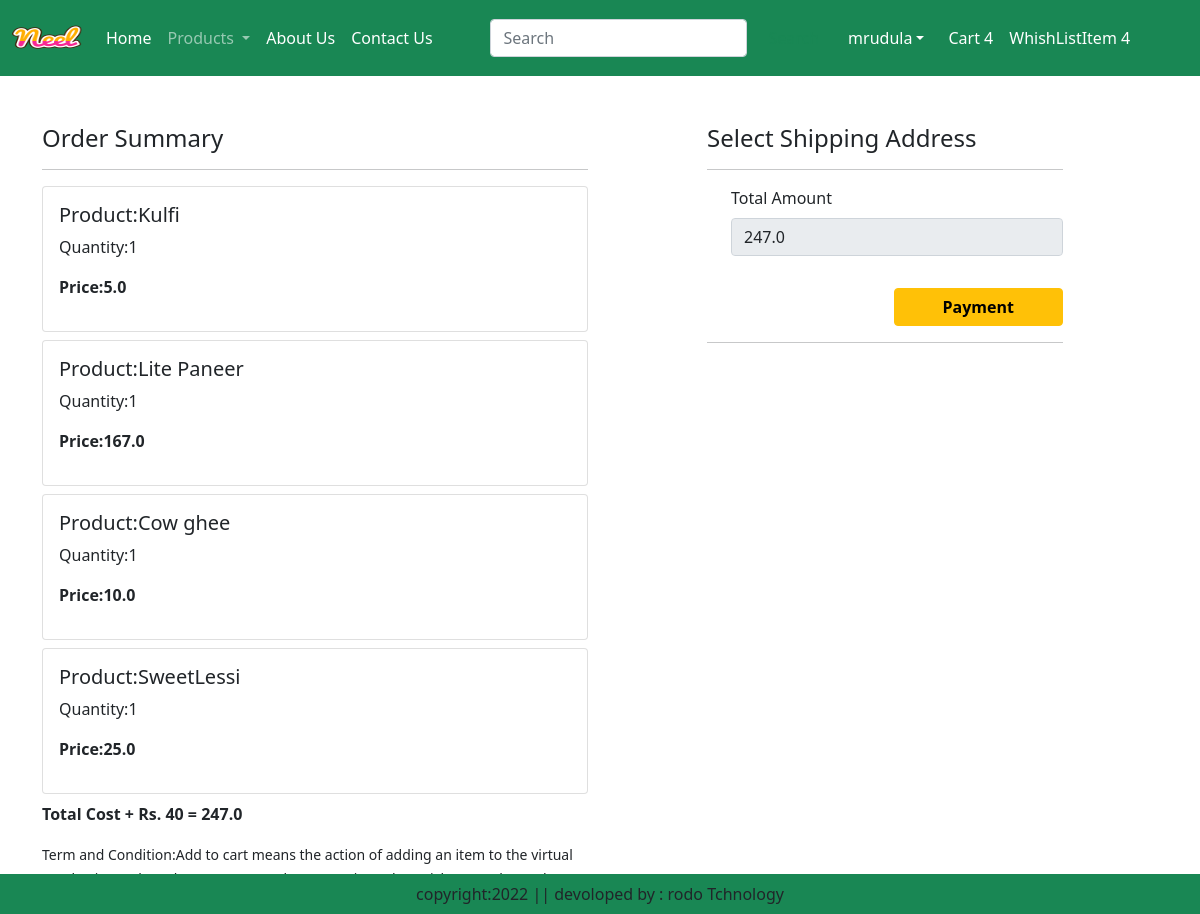
Screenshot of /checkout/ (signed in) with the database file from the repository.
### eapp/models.py (models this page shows, shortened)
class Cart(models.Model):
    user=models.ForeignKey(User,on_delete=models.CASCADE)
    product=models.ForeignKey(Product,on_delete=models.CASCADE)
    quantity=models.PositiveIntegerField(default=1)

class Product(models.Model):
    title=models.CharField(max_length=100)
    selling_price=models.FloatField()
    discounted_price=models.FloatField()
    description=models.TextField()
    composition=models.TextField(default='')
    prodapp=models.TextField(default='')
    category=models.CharField(choices=CATEGORY_CHOICES,max_length=2)
    product_image=models.ImageField(upload_to='product')

### eapp/views.py (the view, shortened to what this page needs)
# urls.py: path('checkout/',views.checkout.as_view(),name='checkout'),
@method_decorator(login_required, name='dispatch')
class checkout(View):
    def get(self, request):
        try:
            print(request.method)
            user = request.user
            add = Customer.objects.filter(user=user)
            cart_items = Cart.objects.filter(user=user)
            famount = 0
            for p in cart_items:
                value = p.quantity * p.product.discounted_price
                famount += value
            totalamount = famount + 40
            razoramount = int(totalamount * 100)
            client = razorpay.Client(auth=(settings.RAZOR_KEY_ID, settings.RAZOR_KEY_SECRET))
            data = {"amount": razoramount, "currency": "INR", "receipt": "order_rcptid_11"}
            payment_response = client.order.create(data=data)
            order_id=payment_response['id']
            order_status = payment_response['status']
            return render(request, 'checkout.html', locals())
        except Exception as e:
            print("Error:", e)
            return HttpResponse("An error occurred during checkout. Please try again later.")

### eapp/templates/checkout.html (shortened to what this page needs)
{% extends 'base.html' %}
{% load static%}
{% block main-content %}
<div class="container">
    <div class="row mt-5">
        <div class="col-sm-6">
            <h4>Order Summary </h4>
            <hr>
            {% for item in cart_items %}
            <div class="card mb-2">
                <div class="card-body">
                    <h5>Product:{{item.product.title}}</h5>
                    <p>Quantity:{{item.quantity}}</p>
                    <p class="fw-bold">Price:{{item.product.discounted_price}}</p>
                </div>
            </div>
            {% endfor %}
            <p class="fw-bold">Total Cost + Rs. 40 = {{totalamount}}</p>
            <small>Term and Condition:Add to cart means the action of adding an item to the virtual purchasing order.
                When a consumer locates an item they wish to purchase, they click the icon.</small>
        </div>
        <div class="col-sm-4 offset-sm-1">
            <h4>Select Shipping Address</h4>
            <hr>
            <form method="get" id="myform">
                <div class="form-check mb-3">
                    <label for="totalamount" class="form-label">Total Amount</label>
                    <input type="number" class="form-control" name="totalamount" value={{totalamount}} readonly>
                </div>
                <div class="text-end">
                    <button id="rzp-button1" type="submit" class="btn btn-warning mt-3 px-5 fw-bold">Payment</button>
                    <hr>
                </div>
            </form>
        </div>
    </div>
</div>
{% endblock main-content %}

### rows the page displays
Cart: product "Kulfi", quantity "1", product.discounted_price "5.0"
Cart: product "Lite Paneer", quantity "1", product.discounted_price "167.0"
Cart: product "Cow ghee", quantity "1", product.discounted_price "10.0"
Cart: product "SweetLessi", quantity "1", product.discounted_price "25.0"

### other values shown
{{ totalamount }} "247.0"
